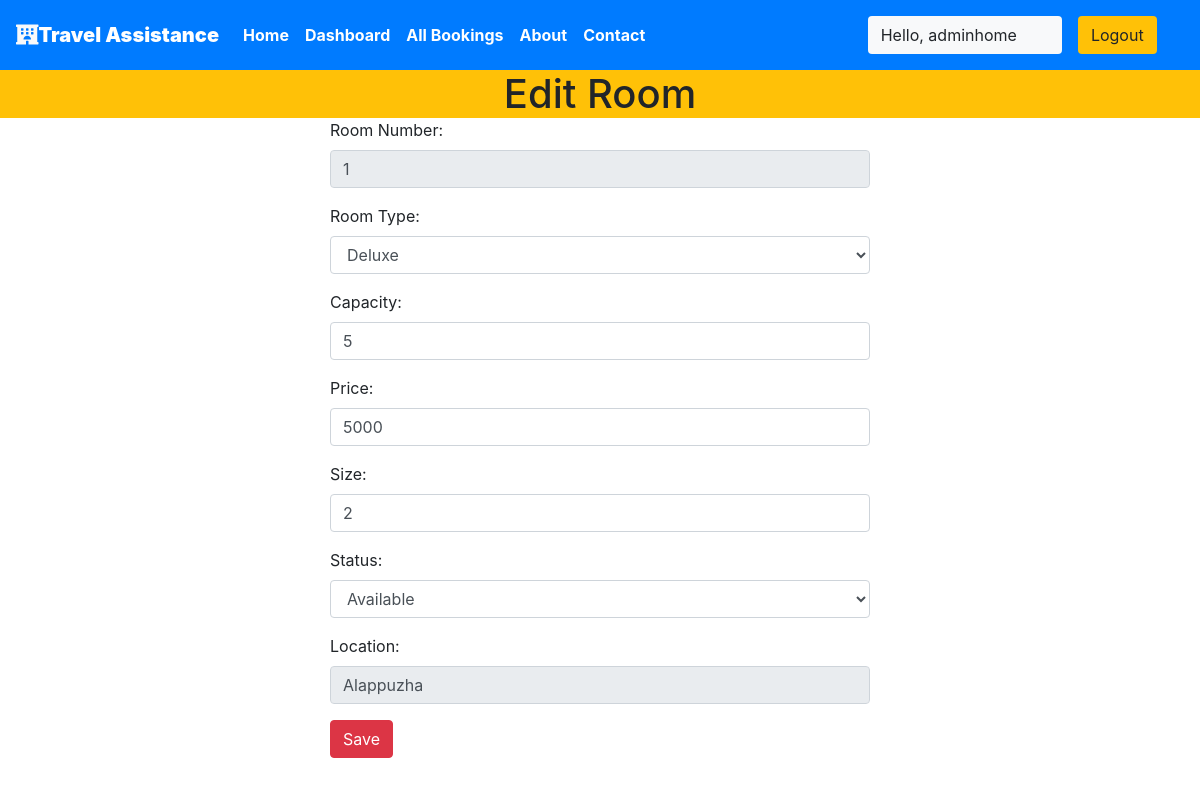
Before: /staff/panel/edit-room?roomid=11 (signed in) with the older database file.
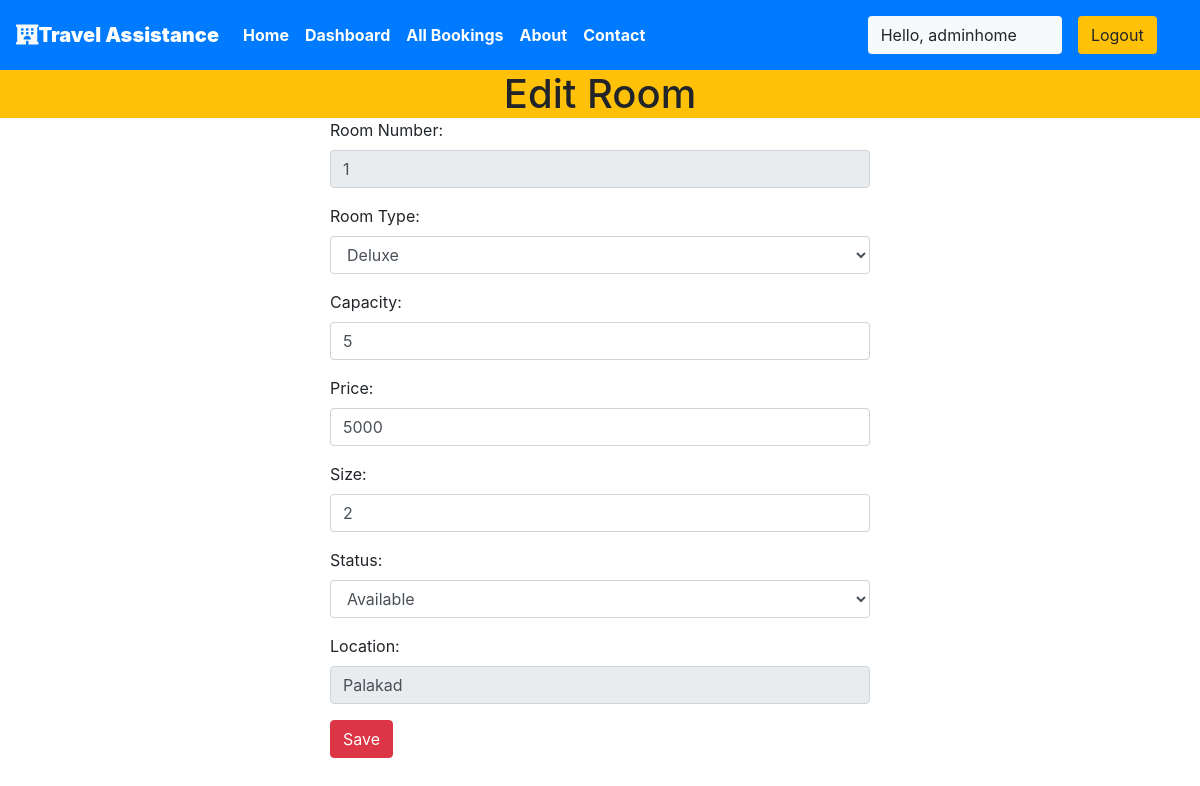
After: the same page with the newer database file.
### krishna/models.py (models this page shows, shortened)
class Rooms(models.Model):
    ROOM_STATUS = (
    ("1", "available"),
    ("2", "not available"),
    )
    ROOM_TYPE = (
    ("1", "premium"),
    ("2", "deluxe"),
    ("3","basic"),
    )
    room_type = models.CharField(max_length=50,choices = ROOM_TYPE)
    capacity = models.IntegerField()
    price = models.IntegerField()
    size = models.IntegerField()
    hotel = models.ForeignKey(Hotels, on_delete = models.CASCADE)
    status = models.CharField(choices =ROOM_STATUS,max_length = 15)
    roomnumber = models.IntegerField()

class Hotels(models.Model):
    name = models.CharField(max_length=30)
    owner = models.CharField(max_length=20)
    location = models.CharField(max_length=50)
    state = models.CharField(max_length=50,default="Kerala")
    country = models.CharField(max_length=50,default="India")

### krishna/views.py (the view)
# urls.py: path('staff/panel/edit-room', views.edit_room),
@login_required(login_url='/staff')
def edit_room(request):
    if request.user.is_staff == False:
        return HttpResponse('Access Denied')
    if request.method == 'POST' and request.user.is_staff:
        print(request.POST)
        old_room = Rooms.objects.all().get(id= int(request.POST['roomid']))
        hotel = Hotels.objects.all().get(id=int(request.POST['hotel']))
        old_room.room_type  = request.POST['roomtype']
        old_room.capacity   =int(request.POST['capacity'])
        old_room.price      = int(request.POST['price'])
        old_room.size       = int(request.POST['size'])
        old_room.hotel      = hotel
        old_room.status     = request.POST['status']
        old_room.room_number=int(request.POST['roomnumber'])
        old_room.save()
        messages.success(request,"Room Details Updated Successfully")
        return redirect('staffpanel')
    else:
        room_id = request.GET['roomid']
        room = Rooms.objects.all().get(id=room_id)
        response = render(request,'staff/editroom.html',{'room':room})
        return HttpResponse(response)

### templates/staff/editroom.html (shortened to what this page needs)
{% extends 'basic.html' %}
{% block body %}
<h1 class="text-center bg-warning my-0">Edit Room</h1>
    <div class="container">
        <div class="row">
            <div class="col-md-6 col-lg-6 col-xlg-6 col-sm-12 mx-auto">
                <form action="/staff/panel/edit-room/edit" method="POST">
                    <div class="form-group">
                        <label for="pwd">Room Number:</label>
                        <input type="number" class="form-control" id="roomnumber" name="roomnumber" value="{{room.roomnumber}}" disabled>
                    </div>
                    <div class="form-group">
                        <label for="email">Room Type:</label>
                        <select class="form-control" name="roomtype" id="roomtype">
                            <option  value=2>Deluxe</option>
                        </select>
                    </div>
                    <div class="form-group">
                        <label for="pwd">Capacity:</label>
                        <input type="number" class="form-control " id="capacity" name="capacity" value="{{room.capacity}}">
                    </div>
                    <div class="form-group">
                        <label for="pwd">Price:</label>
                        <input type="mumber" class="form-control " id="price" name="price" value="{{room.price}}">
                    </div>
                    <div class="form-group">
                        <label for="pwd">Size:</label>
                        <input type="number" class="form-control " id="size" name="size" value="{{room.size}}">
                    </div>
                    <div class="form-group">
                        <label for="pwd">Status:</label>
                        <select class="form-control" name="status" id="status">
                            <option value="1">Available</option>
                        </select>
                    </div>
                    <div class="form-group">
                        <label for="pwd">Location:</label>
                        <input type="text" class="form-control " id="hotel" name="hotel" value="{{room.hotel.location}}" disabled>
                    </div>
                    <button type="submit" class="btn btn-danger">Save</button>
                </form>
            </div>
        </div>
    </div>
{% endblock body %}

Changed rows visible on the page:
changed through a linked row, Rooms: hotel "Alappuzha" → "Palakad"
